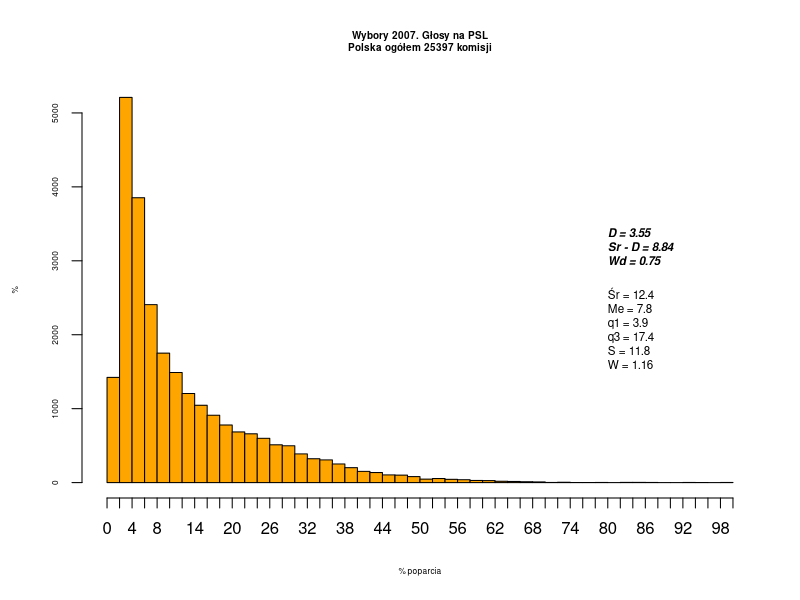
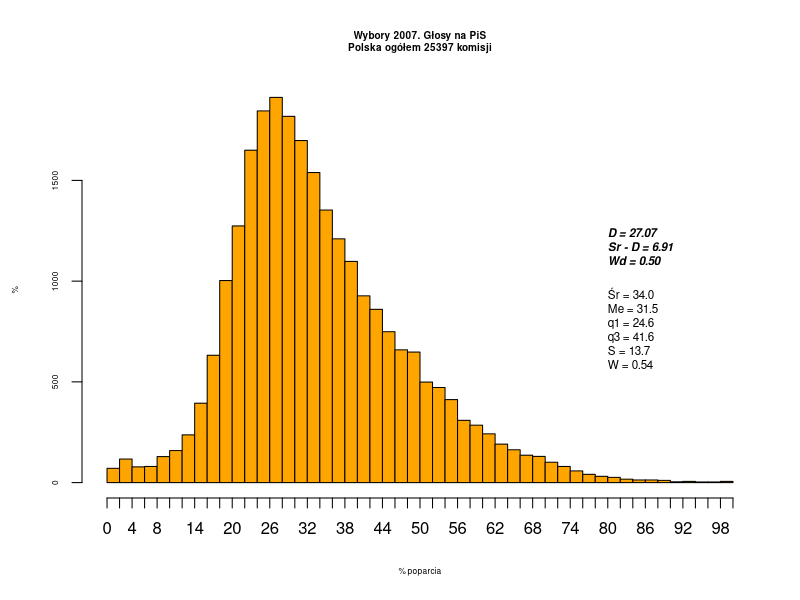
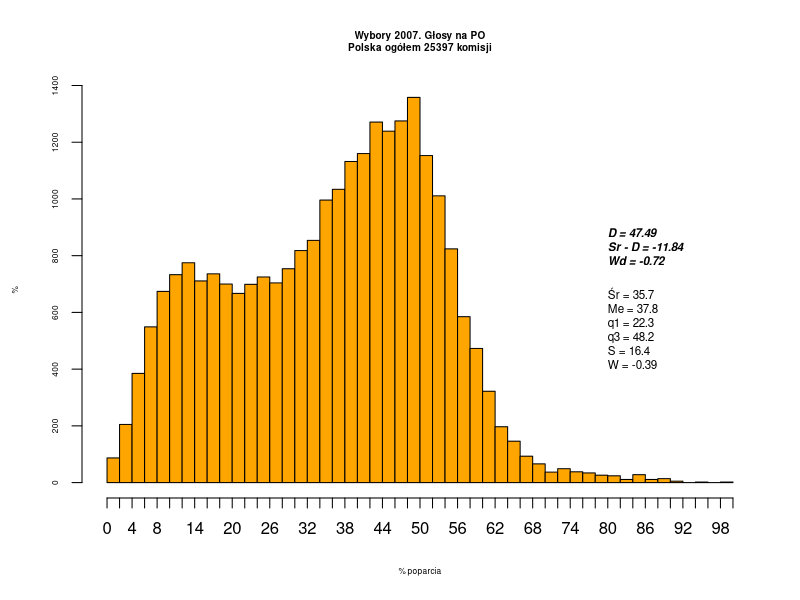
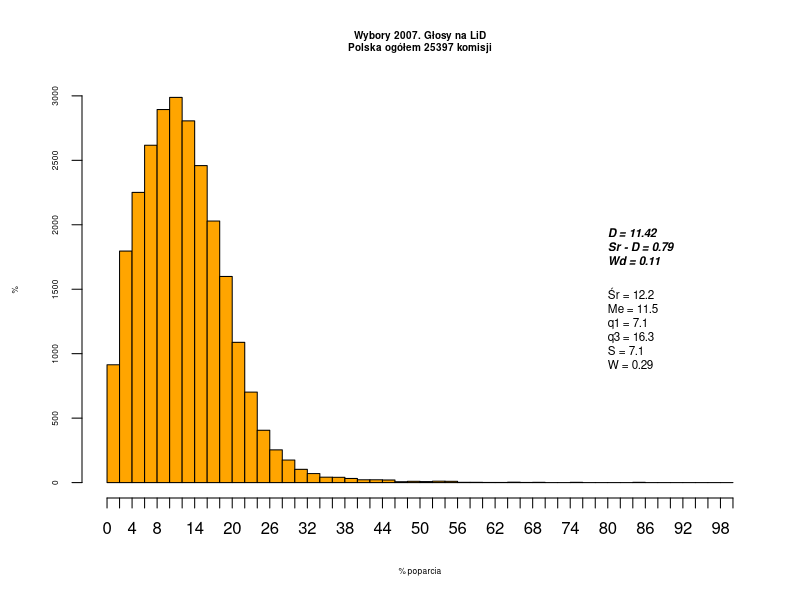
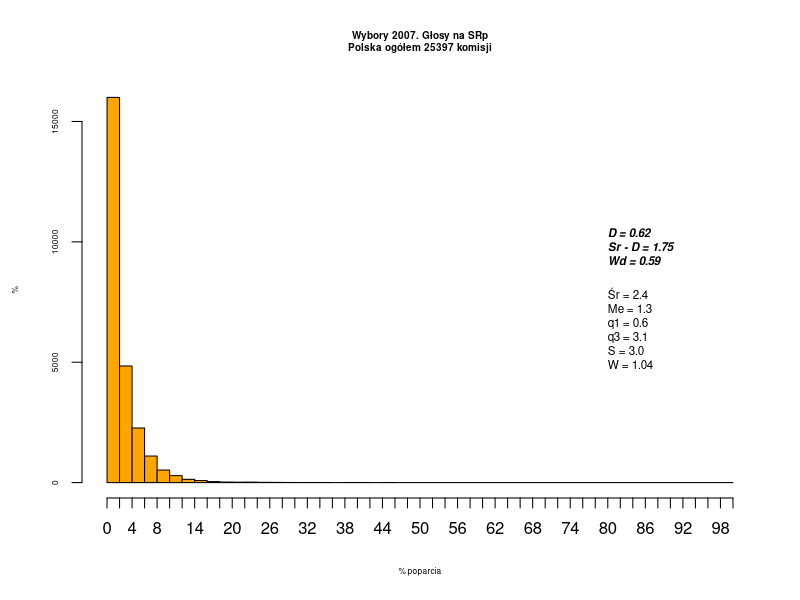
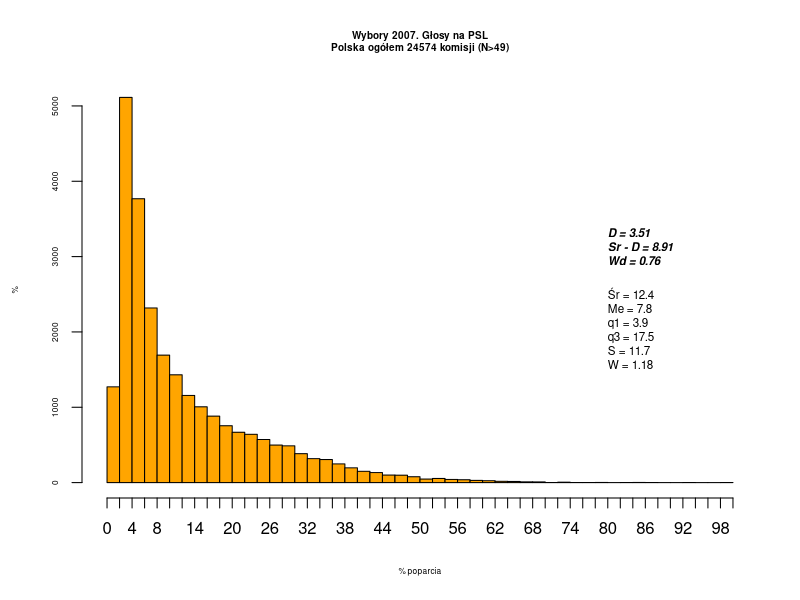
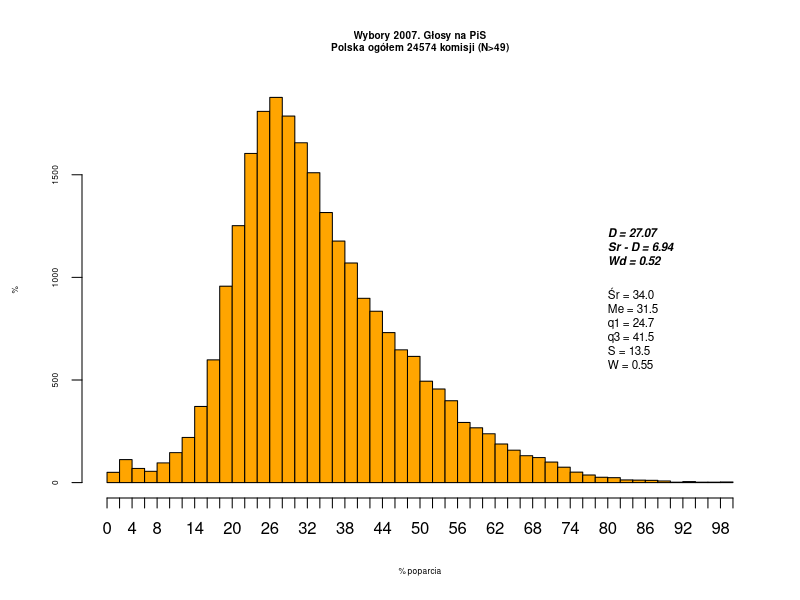
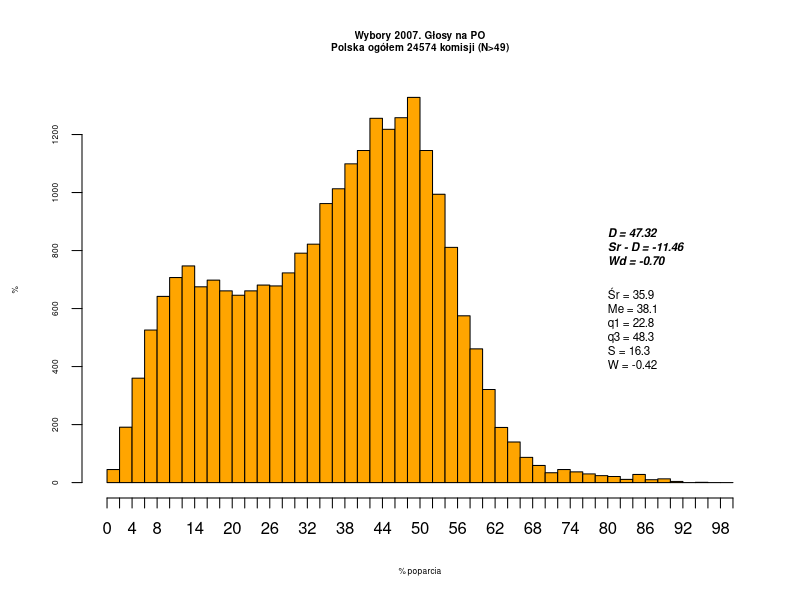

Write the R code that produced these figures, in order.
#!/usr/bin/Rscript
# Skrypt wykreślna różnego rodzaju histogramy dla danych z pliku ws2010_komitety_by_komisja_T.csv
# (więcej: https://github.com/hrpunio/Data/tree/master/ws2010_pobranie_2018)
#
estimatedMode <- function(x) { d <- density(x, na.rm=T); d$x[which.max(d$y)] }

showVotes <- function(df, x, co, region, N, minN) {
   ## showVotes = wykreśla histogram dla województwa (region)
   kN <- nrow(df)
   sX <- summary(df[[x]], na.rm=TRUE);
   sV <- sd(df[[x]], na.rm=TRUE)
   ## współczynnik skośności Pearsona
   skewness <- 3 * (sX[["Mean"]] - sX[["Median"]])/sV
   Mo <- estimatedMode(df[[x]])
   skewnessMo <- (sX[["Mean"]] - Mo)/sV

   summary_label <- sprintf ("Śr = %.1f\nMe = %.1f\nq1 = %.1f\nq3 = %.1f\nS = %.1f\nW = %.2f", 
     sX[["Mean"]], sX[["Median"]],
     sX[["1st Qu."]], sX[["3rd Qu."]], sV, skewness)
   summary_label_bold <- sprintf ("D = %.2f\nSr - D = %.2f\nWd = %.2f", Mo, sX[["Mean"]] - Mo, skewnessMo)

   if (minN < 1) {
   t <- sprintf("Wybory 2007. Głosy na %s\n%s ogółem %d komisji", co, region, kN ) } 
   else { t <- sprintf("Wybory 2007. Głosy na %s\n%s ogółem %d komisji (N>%d)", co, region, kN, minN ) } 

   h <- hist(df[[x]], breaks=kpN, freq=TRUE, col="orange", main=t, 
     ylab="%", xlab="% poparcia", labels=F, xaxt='n' )
     axis(side=1, at=kpN, cex.axis=2, cex.lab=2)
   ## pozycja tekstu zawierającego statystyki opisowe
   posX <- .50 * max(h$counts)
   posY <- .66 * max(h$counts)
   text(80, posX, summary_label, cex=1.4, adj=c(0,1) )
   text(80, posY, summary_label_bold, cex=1.4, adj=c(0,1), font=4)
}


## Wczytanie danych; obliczenie podst. statystyk:
komisje <- read.csv("ws2007_komisje_wyniki.csv", 
   sep = ';', header=T, na.string="NA");

summary(komisje$PSL); summary(komisje$PiS); summary(komisje$PO);
fivenum(komisje$PSLp); fivenum(komisje$PiSp); fivenum(komisje$POp);

## ## ###
par(ps=6,cex=1,cex.axis=1,cex.lab=1,cex.main=1.2)
kpN <- seq(0, 100, by=2);
kpX <- c(0, 10,20,30,40,50,60,70,80,90, 100);
kN <- nrow(komisje)
region <- "Polska"
minTurnout <- 0

## cała Polska:
showVotes(komisje, "PSLp", "PSL", region, kN, minTurnout);
showVotes(komisje, "PiSp", "PiS", region, kN, minTurnout);
showVotes(komisje, "POp",  "PO",  region, kN, minTurnout);
showVotes(komisje, "LiDp", "LiD", region, kN, minTurnout);
showVotes(komisje, "Samoobronap", "SRp", region, kN, minTurnout);

## Cała Polska (bez małych komisji):
## ( późniejszych analizach pomijane są małe komisje)
minTurnout <- 49
komisje <- subset (komisje, totalG > minTurnout); 
kN <- nrow(komisje)

showVotes(komisje, "PSLp", "PSL", region, kN, minTurnout);
showVotes(komisje, "PiSp", "PiS", region, kN, minTurnout);
showVotes(komisje, "POp",  "PO",  region, kN, minTurnout);

## Typ gminy U/R (U=gmina miejska ; R=inna niż miejska)
#komisjeW <- subset (komisje, typ == "U"); 
#kN <- nrow(komisjeW)
#region <- "Polska/g.miejskie"
#showVotes(komisjeW, "PSLp", "PSL", region, kN, minTurnout);
#showVotes(komisjeW, "PiSp", "PiS", region, kN, minTurnout);
#showVotes(komisjeW, "POp",  "PO",  region, kN, minTurnout);
#
##komisjeW <- subset (komisje, typ == "R"); 
#kN <- nrow(komisjeW)
#region <- "Polska/g.niemiejskie"
#showVotes(komisjeW, "PSLp", "PSL", region, kN, minTurnout);
#showVotes(komisjeW, "PiSp", "PiS", region, kN, minTurnout);
#showVotes(komisjeW, "POp",  "PO",  region, kN, minTurnout);

## woj = dwucyfrowy kod teryt województwa:
komisje$woj <- substr(komisje$teryt, start=1, stop=2)

cN <- c("dolnośląskie", "dolnośląskie", "kujawsko-pomorskie",
 "lubelskie", "lubuskie", "łódzkie", "małopolskie", "mazowieckie",
 "opolskie", "podkarpackie", "podlaskie", "pomorskie", "śląskie",
 "świętokrzyskie", "warmińsko-mazurskie", "wielkopolskie",
 "zachodniopomorskie");
cW <- c("02", "04", "06", "08", "10", "12", "14", "16", "18",
 "20", "22", "24", "26", "28", "30", "32");

## wszystkie województwa po kolei:
for (w in 1:16) {
  wojS <- cW[w]
  ###region <- cN[w];
  region <- sprintf ("%s (%s)", cN[w], wojS);

  komisjeW <- subset (komisje, woj == wojS); ##

  showVotes(komisjeW, "PSLp", "PSL", region, kN, minTurnout);
  showVotes(komisjeW, "PiSp", "PiS", region, kN, minTurnout);
  showVotes(komisjeW, "POp",  "PO",  region, kN, minTurnout);
}

## ## koniec
